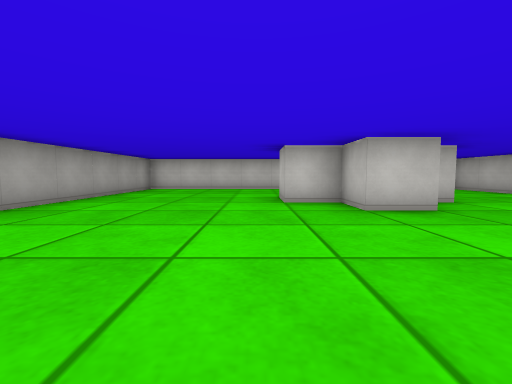
[1] (above)

21 first-person views from a walk through a cub3D level. The camera is about half as high as the walls, tilts 4° down and sees 90° across. The floor is counted in squares. Each view is taken from the middle of a square. On the plan, view 1 faces up. The plan holds only what a view shows up to about 9 squares ahead; the rest is blank.

[2]
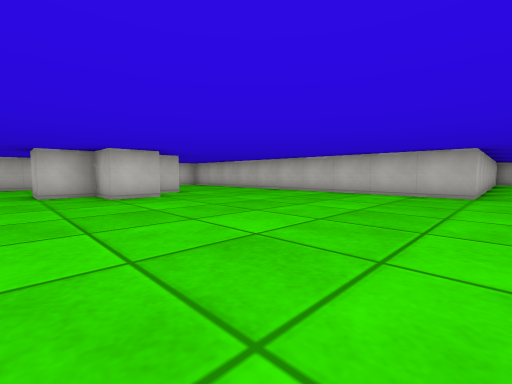

[3]
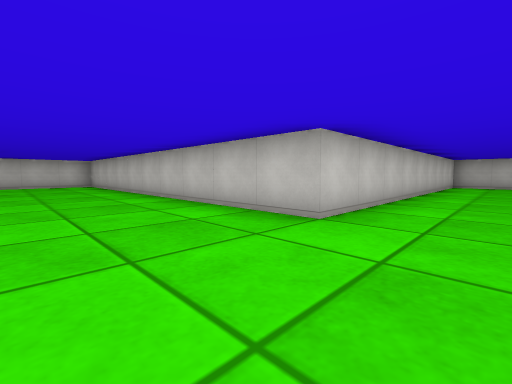

[4]
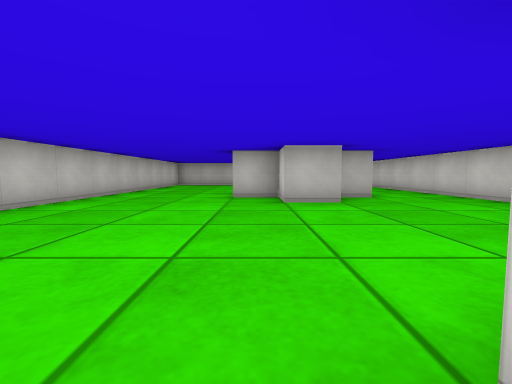

[5]
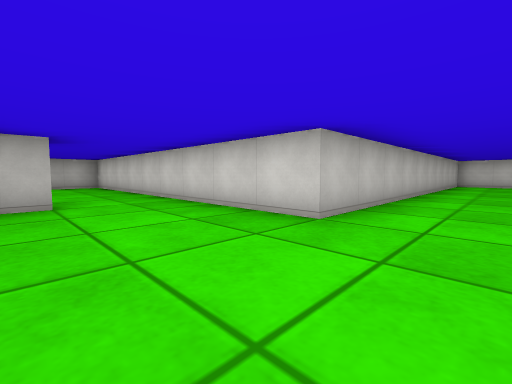

[6]
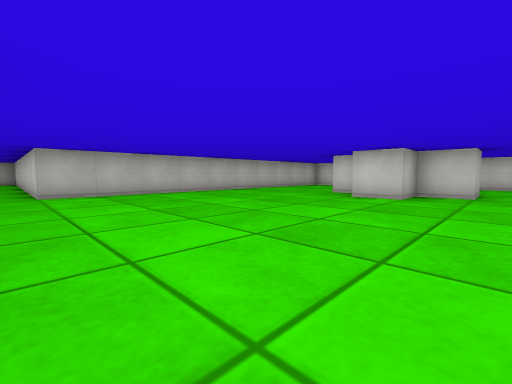

[7]
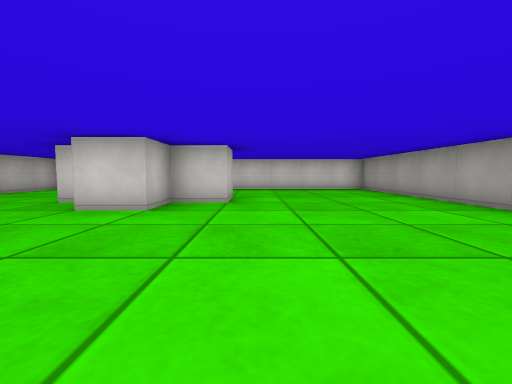

[8]
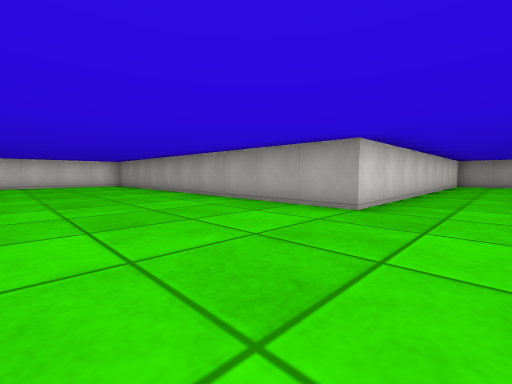

[9]
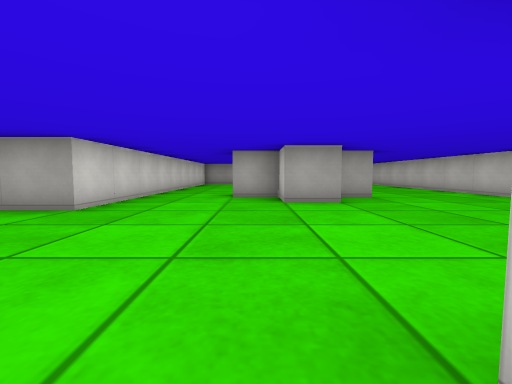

[10]
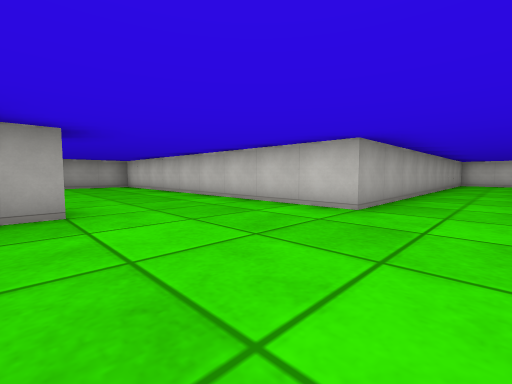

[11]
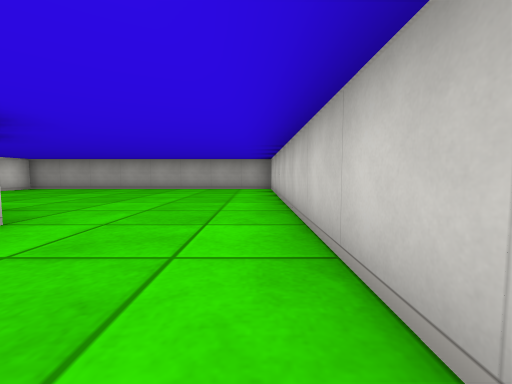

[12]
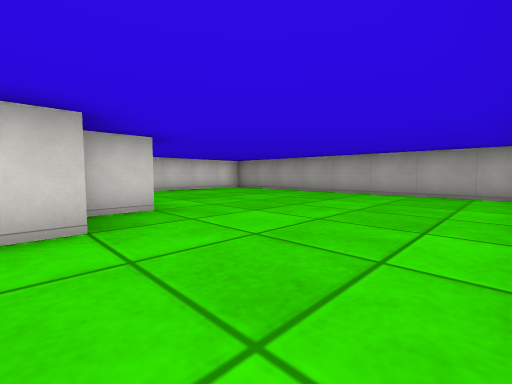

[13]
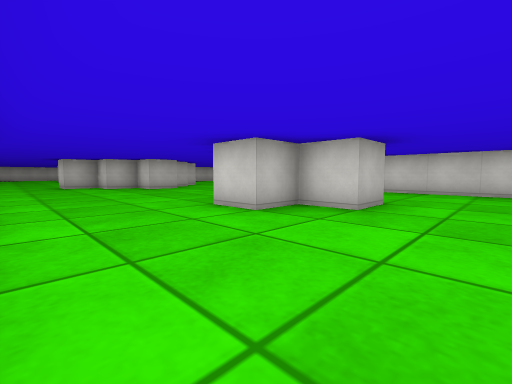

[14]
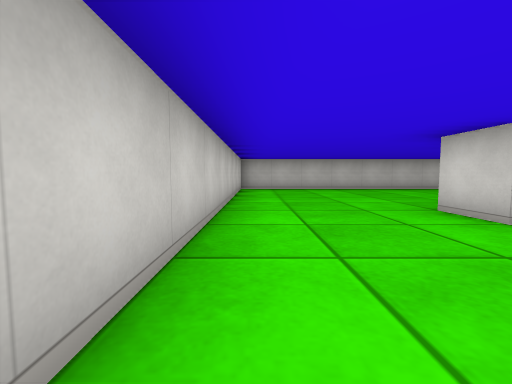

[15]
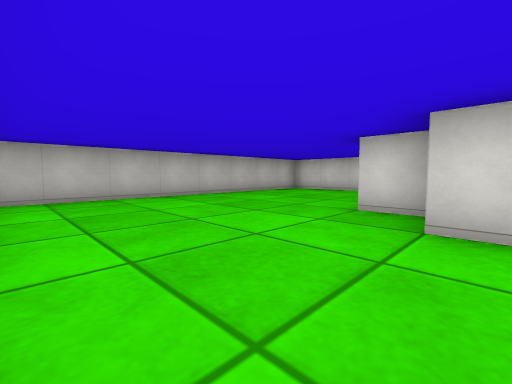

[16]
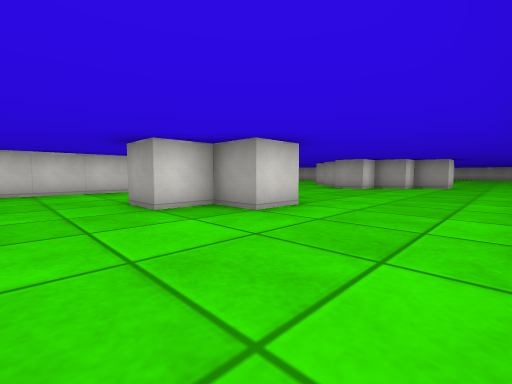

[17]
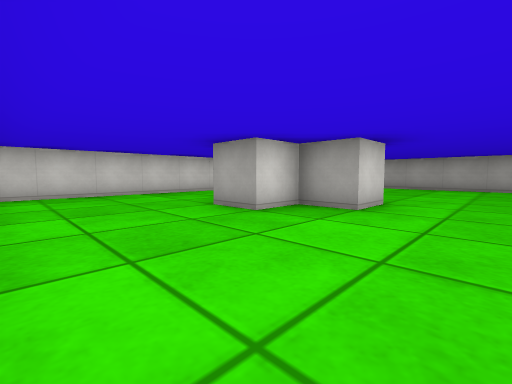

[18]
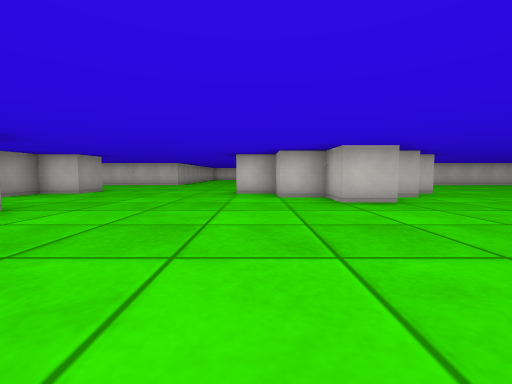

[19]
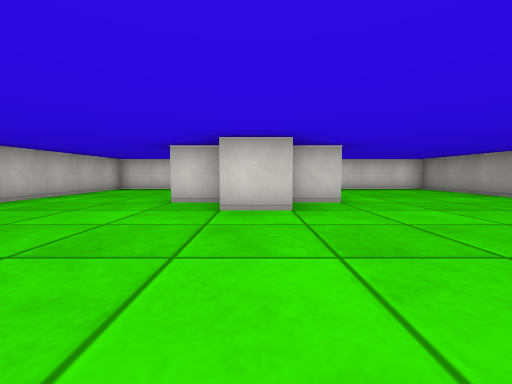

[20]
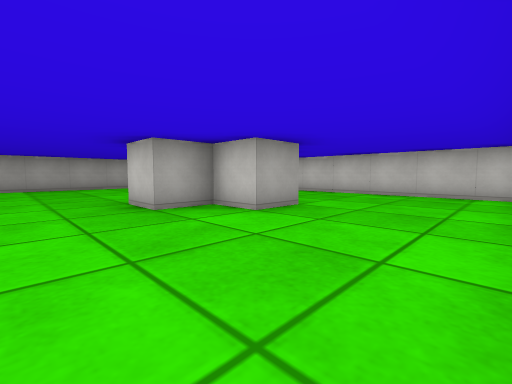

[21]
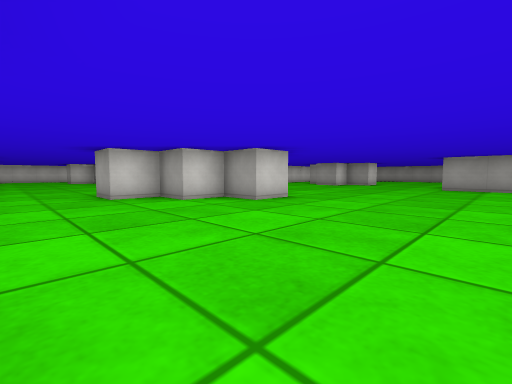

### Floor plan
Points are (right, up) in squares from view 1. A wall is a line through its corners. A room is listed if a view was taken in it or the views show most of it. See-through windows are left out.
Room 1 (views 1, 2, 3, 4, 5, 6, 7, 8, 9, 10, 11, 12, 13, 14, 15, 16, 17, 18, 19, 20, 21)
walls: (1.5, -4.4) (1.5, -3.5) (2.5, -3.5) (2.5, -4.5) (3.5, -4.5) (3.5, -5.5) (4.5, -5.5) (4.5, -6.5) (4.1, -6.5); (2.6, -8.5) (1.5, -8.5) (1.5, -7.5) (0.5, -7.5) (0.5, -6.5) (-0.5, -6.5) (-0.5, -5.5) (0.5, -5.5) (0.5, -4.5) (1.2, -4.5); (3.6, -7.5) (3, -7.5); (-4.5, -5.4) (-4.5, -6.5) (-5.5, -6.5) (-5.5, -7.5); (-7.5, -6.5) (-7.5, -5.5) (-6.5, -5.5) (-6.5, -4.5) (-5.5, -4.5) (-5.5, -5.2); (8.5, -6.6) (8.5, -5.5) (9.5, -5.5) (9.5, -4.5) (10.5, -4.5) (10.5, -5.5) (11.5, -5.5) (11.5, -6.5); (9.5, -7.6) (9.5, -6.8); (3.5, 5.5) (3.5, 4.5) (2.5, 4.5) (2.5, 3.5) (1.5, 3.5) (1.5, 4.5) (0.5, 4.5) (0.5, 5.5); (0.5, -16.5) (0.5, -15.5) (1.5, -15.5) (1.5, -14.5) (2.5, -14.5) (2.5, -15.5) (3.5, -15.5) (3.5, -16.5); (6.1, 8.5) (-3.5, 8.5) (-3.5, -1.5) (-12.5, -1.5) (-12.5, -9.5) (-3.5, -9.5) (-3.5, -19.5) (6.5, -19.5) (6.5, -9.5) (15.5, -9.5) (15.5, -1.5) (6.5, -1.5) (6.5, 8.4)

Where each view was taken, in squares from view 1:
view 1: 0 up, 0 right, facing up
view 2: 2 down, 0 right, facing up-right
view 3: 3 down, 4 right, facing up-right
view 4: 5 down, 4 right, facing right
view 5: 7 down, 5 right, facing down-right
view 6: 9 down, 0 right, facing down-right
view 7: 11 down, 0 right, facing down
view 8: 8 down, 0 right, facing down-left
view 9: 7 down, 0 right, facing left
view 10: 5 down, 2 left, facing up-left
view 11: 2 down, 4 left, facing left
view 12: 2 down, 6 left, facing down-left
view 13: 2 down, 9 left, facing down-right
view 14: 2 down, 7 right, facing right
view 15: 2 down, 10 right, facing down-right
view 16: 2 down, 13 right, facing down-left
view 17: 13 down, 6 right, facing down-left
view 18: 13 down, 0 right, facing up
view 19: 11 down, 2 right, facing down
view 20: 2 up, 6 right, facing up-left
view 21: 0 up, 6 right, facing down-left
